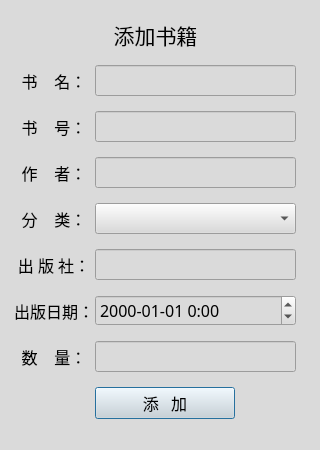
<?xml version="1.0" encoding="UTF-8"?>
<ui version="4.0">
 <class>Dialog</class>
 <widget class="QDialog" name="Dialog">
  <property name="windowModality">
   <enum>Qt::WindowModal</enum>
  </property>
  <property name="geometry">
   <rect>
    <x>0</x>
    <y>0</y>
    <width>320</width>
    <height>450</height>
   </rect>
  </property>
  <property name="windowTitle">
   <string>添加书籍</string>
  </property>
  <property name="styleSheet">
   <string notr="true">background-color: rgb(218, 218, 218);</string>
  </property>
  <widget class="QWidget" name="layoutWidget">
   <property name="geometry">
    <rect>
     <x>9</x>
     <y>9</y>
     <width>292</width>
     <height>420</height>
    </rect>
   </property>
   <layout class="QFormLayout" name="formLayout">
    <property name="horizontalSpacing">
     <number>1</number>
    </property>
    <property name="verticalSpacing">
     <number>15</number>
    </property>
    <property name="leftMargin">
     <number>5</number>
    </property>
    <property name="topMargin">
     <number>10</number>
    </property>
    <property name="rightMargin">
     <number>5</number>
    </property>
    <property name="bottomMargin">
     <number>10</number>
    </property>
    <item row="0" column="1">
     <widget class="QLabel" name="titlelabel">
      <property name="sizePolicy">
       <sizepolicy hsizetype="Fixed" vsizetype="Fixed">
        <horstretch>0</horstretch>
        <verstretch>0</verstretch>
       </sizepolicy>
      </property>
      <property name="minimumSize">
       <size>
        <width>121</width>
        <height>31</height>
       </size>
      </property>
      <property name="maximumSize">
       <size>
        <width>121</width>
        <height>31</height>
       </size>
      </property>
      <property name="font">
       <font>
        <family>宋体</family>
        <pointsize>16</pointsize>
        <weight>50</weight>
        <bold>false</bold>
       </font>
      </property>
      <property name="text">
       <string>添加书籍</string>
      </property>
      <property name="alignment">
       <set>Qt::AlignCenter</set>
      </property>
     </widget>
    </item>
    <item row="1" column="0">
     <widget class="QLabel" name="bookNameLabel">
      <property name="sizePolicy">
       <sizepolicy hsizetype="Fixed" vsizetype="Fixed">
        <horstretch>0</horstretch>
        <verstretch>0</verstretch>
       </sizepolicy>
      </property>
      <property name="minimumSize">
       <size>
        <width>80</width>
        <height>30</height>
       </size>
      </property>
      <property name="maximumSize">
       <size>
        <width>80</width>
        <height>31</height>
       </size>
      </property>
      <property name="font">
       <font>
        <family>宋体</family>
        <pointsize>12</pointsize>
       </font>
      </property>
      <property name="text">
       <string>书    名：</string>
      </property>
      <property name="alignment">
       <set>Qt::AlignCenter</set>
      </property>
     </widget>
    </item>
    <item row="1" column="1">
     <widget class="QLineEdit" name="bookNameEdit">
      <property name="sizePolicy">
       <sizepolicy hsizetype="Fixed" vsizetype="Fixed">
        <horstretch>0</horstretch>
        <verstretch>0</verstretch>
       </sizepolicy>
      </property>
      <property name="minimumSize">
       <size>
        <width>201</width>
        <height>31</height>
       </size>
      </property>
      <property name="maximumSize">
       <size>
        <width>201</width>
        <height>31</height>
       </size>
      </property>
      <property name="font">
       <font>
        <pointsize>12</pointsize>
       </font>
      </property>
      <property name="maxLength">
       <number>10</number>
      </property>
     </widget>
    </item>
    <item row="2" column="0">
     <widget class="QLabel" name="bookIdLabel">
      <property name="sizePolicy">
       <sizepolicy hsizetype="Fixed" vsizetype="Fixed">
        <horstretch>0</horstretch>
        <verstretch>0</verstretch>
       </sizepolicy>
      </property>
      <property name="minimumSize">
       <size>
        <width>80</width>
        <height>30</height>
       </size>
      </property>
      <property name="maximumSize">
       <size>
        <width>80</width>
        <height>31</height>
       </size>
      </property>
      <property name="font">
       <font>
        <family>宋体</family>
        <pointsize>12</pointsize>
       </font>
      </property>
      <property name="text">
       <string>书    号：</string>
      </property>
      <property name="alignment">
       <set>Qt::AlignCenter</set>
      </property>
     </widget>
    </item>
    <item row="2" column="1">
     <widget class="QLineEdit" name="bookIdEdit">
      <property name="sizePolicy">
       <sizepolicy hsizetype="Fixed" vsizetype="Fixed">
        <horstretch>0</horstretch>
        <verstretch>0</verstretch>
       </sizepolicy>
      </property>
      <property name="minimumSize">
       <size>
        <width>201</width>
        <height>31</height>
       </size>
      </property>
      <property name="maximumSize">
       <size>
        <width>201</width>
        <height>31</height>
       </size>
      </property>
      <property name="font">
       <font>
        <pointsize>12</pointsize>
       </font>
      </property>
      <property name="maxLength">
       <number>10</number>
      </property>
     </widget>
    </item>
    <item row="3" column="0">
     <widget class="QLabel" name="authNameLabel">
      <property name="sizePolicy">
       <sizepolicy hsizetype="Fixed" vsizetype="Fixed">
        <horstretch>0</horstretch>
        <verstretch>0</verstretch>
       </sizepolicy>
      </property>
      <property name="minimumSize">
       <size>
        <width>80</width>
        <height>30</height>
       </size>
      </property>
      <property name="maximumSize">
       <size>
        <width>80</width>
        <height>31</height>
       </size>
      </property>
      <property name="font">
       <font>
        <family>宋体</family>
        <pointsize>12</pointsize>
       </font>
      </property>
      <property name="text">
       <string>作    者：</string>
      </property>
      <property name="alignment">
       <set>Qt::AlignCenter</set>
      </property>
     </widget>
    </item>
    <item row="3" column="1">
     <widget class="QLineEdit" name="authNameEdit">
      <property name="sizePolicy">
       <sizepolicy hsizetype="Fixed" vsizetype="Fixed">
        <horstretch>0</horstretch>
        <verstretch>0</verstretch>
       </sizepolicy>
      </property>
      <property name="minimumSize">
       <size>
        <width>201</width>
        <height>31</height>
       </size>
      </property>
      <property name="maximumSize">
       <size>
        <width>201</width>
        <height>31</height>
       </size>
      </property>
      <property name="font">
       <font>
        <pointsize>12</pointsize>
       </font>
      </property>
      <property name="maxLength">
       <number>10</number>
      </property>
     </widget>
    </item>
    <item row="4" column="0">
     <widget class="QLabel" name="categoryLabel">
      <property name="sizePolicy">
       <sizepolicy hsizetype="Fixed" vsizetype="Fixed">
        <horstretch>0</horstretch>
        <verstretch>0</verstretch>
       </sizepolicy>
      </property>
      <property name="minimumSize">
       <size>
        <width>80</width>
        <height>30</height>
       </size>
      </property>
      <property name="maximumSize">
       <size>
        <width>80</width>
        <height>31</height>
       </size>
      </property>
      <property name="font">
       <font>
        <family>宋体</family>
        <pointsize>12</pointsize>
       </font>
      </property>
      <property name="text">
       <string>分    类：</string>
      </property>
      <property name="alignment">
       <set>Qt::AlignCenter</set>
      </property>
     </widget>
    </item>
    <item row="5" column="0">
     <widget class="QLabel" name="publisherLabel">
      <property name="sizePolicy">
       <sizepolicy hsizetype="Fixed" vsizetype="Fixed">
        <horstretch>0</horstretch>
        <verstretch>0</verstretch>
       </sizepolicy>
      </property>
      <property name="minimumSize">
       <size>
        <width>80</width>
        <height>30</height>
       </size>
      </property>
      <property name="maximumSize">
       <size>
        <width>80</width>
        <height>31</height>
       </size>
      </property>
      <property name="font">
       <font>
        <family>宋体</family>
        <pointsize>12</pointsize>
       </font>
      </property>
      <property name="text">
       <string>出 版 社：</string>
      </property>
      <property name="alignment">
       <set>Qt::AlignCenter</set>
      </property>
     </widget>
    </item>
    <item row="5" column="1">
     <widget class="QLineEdit" name="publisherEdit">
      <property name="sizePolicy">
       <sizepolicy hsizetype="Fixed" vsizetype="Fixed">
        <horstretch>0</horstretch>
        <verstretch>0</verstretch>
       </sizepolicy>
      </property>
      <property name="minimumSize">
       <size>
        <width>201</width>
        <height>31</height>
       </size>
      </property>
      <property name="maximumSize">
       <size>
        <width>201</width>
        <height>31</height>
       </size>
      </property>
      <property name="font">
       <font>
        <pointsize>12</pointsize>
       </font>
      </property>
      <property name="maxLength">
       <number>10</number>
      </property>
     </widget>
    </item>
    <item row="6" column="0">
     <widget class="QLabel" name="publishDateLabel">
      <property name="sizePolicy">
       <sizepolicy hsizetype="Fixed" vsizetype="Fixed">
        <horstretch>0</horstretch>
        <verstretch>0</verstretch>
       </sizepolicy>
      </property>
      <property name="minimumSize">
       <size>
        <width>80</width>
        <height>30</height>
       </size>
      </property>
      <property name="maximumSize">
       <size>
        <width>80</width>
        <height>31</height>
       </size>
      </property>
      <property name="font">
       <font>
        <family>宋体</family>
        <pointsize>12</pointsize>
       </font>
      </property>
      <property name="text">
       <string>出版日期：</string>
      </property>
      <property name="alignment">
       <set>Qt::AlignCenter</set>
      </property>
     </widget>
    </item>
    <item row="7" column="0">
     <widget class="QLabel" name="addNumLabel">
      <property name="sizePolicy">
       <sizepolicy hsizetype="Fixed" vsizetype="Fixed">
        <horstretch>0</horstretch>
        <verstretch>0</verstretch>
       </sizepolicy>
      </property>
      <property name="minimumSize">
       <size>
        <width>80</width>
        <height>30</height>
       </size>
      </property>
      <property name="maximumSize">
       <size>
        <width>80</width>
        <height>31</height>
       </size>
      </property>
      <property name="font">
       <font>
        <family>宋体</family>
        <pointsize>12</pointsize>
       </font>
      </property>
      <property name="text">
       <string>数    量：</string>
      </property>
      <property name="alignment">
       <set>Qt::AlignCenter</set>
      </property>
     </widget>
    </item>
    <item row="7" column="1">
     <widget class="QLineEdit" name="addNumEdit">
      <property name="sizePolicy">
       <sizepolicy hsizetype="Fixed" vsizetype="Fixed">
        <horstretch>0</horstretch>
        <verstretch>0</verstretch>
       </sizepolicy>
      </property>
      <property name="minimumSize">
       <size>
        <width>201</width>
        <height>31</height>
       </size>
      </property>
      <property name="maximumSize">
       <size>
        <width>201</width>
        <height>31</height>
       </size>
      </property>
      <property name="font">
       <font>
        <pointsize>12</pointsize>
       </font>
      </property>
      <property name="maxLength">
       <number>12</number>
      </property>
     </widget>
    </item>
    <item row="8" column="1">
     <widget class="QPushButton" name="addBookButton">
      <property name="sizePolicy">
       <sizepolicy hsizetype="Fixed" vsizetype="Fixed">
        <horstretch>0</horstretch>
        <verstretch>0</verstretch>
       </sizepolicy>
      </property>
      <property name="minimumSize">
       <size>
        <width>140</width>
        <height>32</height>
       </size>
      </property>
      <property name="maximumSize">
       <size>
        <width>140</width>
        <height>32</height>
       </size>
      </property>
      <property name="font">
       <font>
        <family>宋体</family>
        <pointsize>12</pointsize>
       </font>
      </property>
      <property name="text">
       <string>添   加</string>
      </property>
     </widget>
    </item>
    <item row="4" column="1">
     <widget class="QComboBox" name="categoryComboBox">
      <property name="sizePolicy">
       <sizepolicy hsizetype="Fixed" vsizetype="Fixed">
        <horstretch>0</horstretch>
        <verstretch>0</verstretch>
       </sizepolicy>
      </property>
      <property name="minimumSize">
       <size>
        <width>201</width>
        <height>31</height>
       </size>
      </property>
      <property name="maximumSize">
       <size>
        <width>201</width>
        <height>31</height>
       </size>
      </property>
      <property name="font">
       <font>
        <family>宋体</family>
        <pointsize>12</pointsize>
       </font>
      </property>
      <property name="editable">
       <bool>false</bool>
      </property>
      <property name="currentText">
       <string/>
      </property>
      <property name="maxVisibleItems">
       <number>20</number>
      </property>
     </widget>
    </item>
    <item row="6" column="1">
     <widget class="QDateTimeEdit" name="publishTime">
      <property name="sizePolicy">
       <sizepolicy hsizetype="Fixed" vsizetype="Fixed">
        <horstretch>0</horstretch>
        <verstretch>0</verstretch>
       </sizepolicy>
      </property>
      <property name="minimumSize">
       <size>
        <width>201</width>
        <height>31</height>
       </size>
      </property>
      <property name="maximumSize">
       <size>
        <width>201</width>
        <height>31</height>
       </size>
      </property>
      <property name="font">
       <font>
        <family>宋体</family>
        <pointsize>12</pointsize>
       </font>
      </property>
      <property name="displayFormat">
       <string>yyyy-MM-dd H:mm</string>
      </property>
     </widget>
    </item>
   </layout>
  </widget>
 </widget>
 <resources/>
 <connections>
  <connection>
   <sender>addBookButton</sender>
   <signal>clicked()</signal>
   <receiver>Dialog</receiver>
   <slot>addBookButtonCicked()</slot>
   <hints>
    <hint type="sourcelabel">
     <x>185</x>
     <y>405</y>
    </hint>
    <hint type="destinationlabel">
     <x>201</x>
     <y>419</y>
    </hint>
   </hints>
  </connection>
 </connections>
 <slots>
  <slot>addBookButtonCicked()</slot>
 </slots>
</ui>
